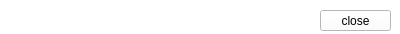
<?xml version="1.0" encoding="UTF-8"?>
<ui version="4.0">
 <class>NotificationBar</class>
 <widget class="QWidget" name="NotificationBar">
  <property name="geometry">
   <rect>
    <x>0</x>
    <y>0</y>
    <width>400</width>
    <height>34</height>
   </rect>
  </property>
  <property name="palette">
   <palette>
    <active>
     <colorrole role="WindowText">
      <brush brushstyle="SolidPattern">
       <color alpha="255">
        <red>0</red>
        <green>0</green>
        <blue>0</blue>
       </color>
      </brush>
     </colorrole>
     <colorrole role="Button">
      <brush brushstyle="SolidPattern">
       <color alpha="255">
        <red>255</red>
        <green>255</green>
        <blue>255</blue>
       </color>
      </brush>
     </colorrole>
     <colorrole role="Light">
      <brush brushstyle="SolidPattern">
       <color alpha="255">
        <red>255</red>
        <green>255</green>
        <blue>255</blue>
       </color>
      </brush>
     </colorrole>
     <colorrole role="Midlight">
      <brush brushstyle="SolidPattern">
       <color alpha="255">
        <red>255</red>
        <green>255</green>
        <blue>255</blue>
       </color>
      </brush>
     </colorrole>
     <colorrole role="Dark">
      <brush brushstyle="SolidPattern">
       <color alpha="255">
        <red>127</red>
        <green>127</green>
        <blue>127</blue>
       </color>
      </brush>
     </colorrole>
     <colorrole role="Mid">
      <brush brushstyle="SolidPattern">
       <color alpha="255">
        <red>170</red>
        <green>170</green>
        <blue>170</blue>
       </color>
      </brush>
     </colorrole>
     <colorrole role="Text">
      <brush brushstyle="SolidPattern">
       <color alpha="255">
        <red>0</red>
        <green>0</green>
        <blue>0</blue>
       </color>
      </brush>
     </colorrole>
     <colorrole role="BrightText">
      <brush brushstyle="SolidPattern">
       <color alpha="255">
        <red>255</red>
        <green>255</green>
        <blue>255</blue>
       </color>
      </brush>
     </colorrole>
     <colorrole role="ButtonText">
      <brush brushstyle="SolidPattern">
       <color alpha="255">
        <red>0</red>
        <green>0</green>
        <blue>0</blue>
       </color>
      </brush>
     </colorrole>
     <colorrole role="Base">
      <brush brushstyle="SolidPattern">
       <color alpha="255">
        <red>255</red>
        <green>255</green>
        <blue>255</blue>
       </color>
      </brush>
     </colorrole>
     <colorrole role="Window">
      <brush brushstyle="SolidPattern">
       <color alpha="255">
        <red>255</red>
        <green>255</green>
        <blue>255</blue>
       </color>
      </brush>
     </colorrole>
     <colorrole role="Shadow">
      <brush brushstyle="SolidPattern">
       <color alpha="255">
        <red>0</red>
        <green>0</green>
        <blue>0</blue>
       </color>
      </brush>
     </colorrole>
     <colorrole role="AlternateBase">
      <brush brushstyle="SolidPattern">
       <color alpha="255">
        <red>255</red>
        <green>255</green>
        <blue>255</blue>
       </color>
      </brush>
     </colorrole>
     <colorrole role="ToolTipBase">
      <brush brushstyle="SolidPattern">
       <color alpha="255">
        <red>255</red>
        <green>255</green>
        <blue>220</blue>
       </color>
      </brush>
     </colorrole>
     <colorrole role="ToolTipText">
      <brush brushstyle="SolidPattern">
       <color alpha="255">
        <red>0</red>
        <green>0</green>
        <blue>0</blue>
       </color>
      </brush>
     </colorrole>
    </active>
    <inactive>
     <colorrole role="WindowText">
      <brush brushstyle="SolidPattern">
       <color alpha="255">
        <red>0</red>
        <green>0</green>
        <blue>0</blue>
       </color>
      </brush>
     </colorrole>
     <colorrole role="Button">
      <brush brushstyle="SolidPattern">
       <color alpha="255">
        <red>255</red>
        <green>255</green>
        <blue>255</blue>
       </color>
      </brush>
     </colorrole>
     <colorrole role="Light">
      <brush brushstyle="SolidPattern">
       <color alpha="255">
        <red>255</red>
        <green>255</green>
        <blue>255</blue>
       </color>
      </brush>
     </colorrole>
     <colorrole role="Midlight">
      <brush brushstyle="SolidPattern">
       <color alpha="255">
        <red>255</red>
        <green>255</green>
        <blue>255</blue>
       </color>
      </brush>
     </colorrole>
     <colorrole role="Dark">
      <brush brushstyle="SolidPattern">
       <color alpha="255">
        <red>127</red>
        <green>127</green>
        <blue>127</blue>
       </color>
      </brush>
     </colorrole>
     <colorrole role="Mid">
      <brush brushstyle="SolidPattern">
       <color alpha="255">
        <red>170</red>
        <green>170</green>
        <blue>170</blue>
       </color>
      </brush>
     </colorrole>
     <colorrole role="Text">
      <brush brushstyle="SolidPattern">
       <color alpha="255">
        <red>0</red>
        <green>0</green>
        <blue>0</blue>
       </color>
      </brush>
     </colorrole>
     <colorrole role="BrightText">
      <brush brushstyle="SolidPattern">
       <color alpha="255">
        <red>255</red>
        <green>255</green>
        <blue>255</blue>
       </color>
      </brush>
     </colorrole>
     <colorrole role="ButtonText">
      <brush brushstyle="SolidPattern">
       <color alpha="255">
        <red>0</red>
        <green>0</green>
        <blue>0</blue>
       </color>
      </brush>
     </colorrole>
     <colorrole role="Base">
      <brush brushstyle="SolidPattern">
       <color alpha="255">
        <red>255</red>
        <green>255</green>
        <blue>255</blue>
       </color>
      </brush>
     </colorrole>
     <colorrole role="Window">
      <brush brushstyle="SolidPattern">
       <color alpha="255">
        <red>255</red>
        <green>255</green>
        <blue>255</blue>
       </color>
      </brush>
     </colorrole>
     <colorrole role="Shadow">
      <brush brushstyle="SolidPattern">
       <color alpha="255">
        <red>0</red>
        <green>0</green>
        <blue>0</blue>
       </color>
      </brush>
     </colorrole>
     <colorrole role="AlternateBase">
      <brush brushstyle="SolidPattern">
       <color alpha="255">
        <red>255</red>
        <green>255</green>
        <blue>255</blue>
       </color>
      </brush>
     </colorrole>
     <colorrole role="ToolTipBase">
      <brush brushstyle="SolidPattern">
       <color alpha="255">
        <red>255</red>
        <green>255</green>
        <blue>220</blue>
       </color>
      </brush>
     </colorrole>
     <colorrole role="ToolTipText">
      <brush brushstyle="SolidPattern">
       <color alpha="255">
        <red>0</red>
        <green>0</green>
        <blue>0</blue>
       </color>
      </brush>
     </colorrole>
    </inactive>
    <disabled>
     <colorrole role="WindowText">
      <brush brushstyle="SolidPattern">
       <color alpha="255">
        <red>127</red>
        <green>127</green>
        <blue>127</blue>
       </color>
      </brush>
     </colorrole>
     <colorrole role="Button">
      <brush brushstyle="SolidPattern">
       <color alpha="255">
        <red>255</red>
        <green>255</green>
        <blue>255</blue>
       </color>
      </brush>
     </colorrole>
     <colorrole role="Light">
      <brush brushstyle="SolidPattern">
       <color alpha="255">
        <red>255</red>
        <green>255</green>
        <blue>255</blue>
       </color>
      </brush>
     </colorrole>
     <colorrole role="Midlight">
      <brush brushstyle="SolidPattern">
       <color alpha="255">
        <red>255</red>
        <green>255</green>
        <blue>255</blue>
       </color>
      </brush>
     </colorrole>
     <colorrole role="Dark">
      <brush brushstyle="SolidPattern">
       <color alpha="255">
        <red>127</red>
        <green>127</green>
        <blue>127</blue>
       </color>
      </brush>
     </colorrole>
     <colorrole role="Mid">
      <brush brushstyle="SolidPattern">
       <color alpha="255">
        <red>170</red>
        <green>170</green>
        <blue>170</blue>
       </color>
      </brush>
     </colorrole>
     <colorrole role="Text">
      <brush brushstyle="SolidPattern">
       <color alpha="255">
        <red>127</red>
        <green>127</green>
        <blue>127</blue>
       </color>
      </brush>
     </colorrole>
     <colorrole role="BrightText">
      <brush brushstyle="SolidPattern">
       <color alpha="255">
        <red>255</red>
        <green>255</green>
        <blue>255</blue>
       </color>
      </brush>
     </colorrole>
     <colorrole role="ButtonText">
      <brush brushstyle="SolidPattern">
       <color alpha="255">
        <red>127</red>
        <green>127</green>
        <blue>127</blue>
       </color>
      </brush>
     </colorrole>
     <colorrole role="Base">
      <brush brushstyle="SolidPattern">
       <color alpha="255">
        <red>255</red>
        <green>255</green>
        <blue>255</blue>
       </color>
      </brush>
     </colorrole>
     <colorrole role="Window">
      <brush brushstyle="SolidPattern">
       <color alpha="255">
        <red>255</red>
        <green>255</green>
        <blue>255</blue>
       </color>
      </brush>
     </colorrole>
     <colorrole role="Shadow">
      <brush brushstyle="SolidPattern">
       <color alpha="255">
        <red>0</red>
        <green>0</green>
        <blue>0</blue>
       </color>
      </brush>
     </colorrole>
     <colorrole role="AlternateBase">
      <brush brushstyle="SolidPattern">
       <color alpha="255">
        <red>255</red>
        <green>255</green>
        <blue>255</blue>
       </color>
      </brush>
     </colorrole>
     <colorrole role="ToolTipBase">
      <brush brushstyle="SolidPattern">
       <color alpha="255">
        <red>255</red>
        <green>255</green>
        <blue>220</blue>
       </color>
      </brush>
     </colorrole>
     <colorrole role="ToolTipText">
      <brush brushstyle="SolidPattern">
       <color alpha="255">
        <red>0</red>
        <green>0</green>
        <blue>0</blue>
       </color>
      </brush>
     </colorrole>
    </disabled>
   </palette>
  </property>
  <property name="windowTitle">
   <string>Form</string>
  </property>
  <widget class="QPushButton" name="closeBtn">
   <property name="geometry">
    <rect>
     <x>320</x>
     <y>10</y>
     <width>71</width>
     <height>21</height>
    </rect>
   </property>
   <property name="text">
    <string>close</string>
   </property>
  </widget>
  <widget class="QLabel" name="notifLbl">
   <property name="geometry">
    <rect>
     <x>10</x>
     <y>10</y>
     <width>291</width>
     <height>21</height>
    </rect>
   </property>
   <property name="text">
    <string/>
   </property>
  </widget>
 </widget>
 <resources/>
 <connections/>
</ui>
